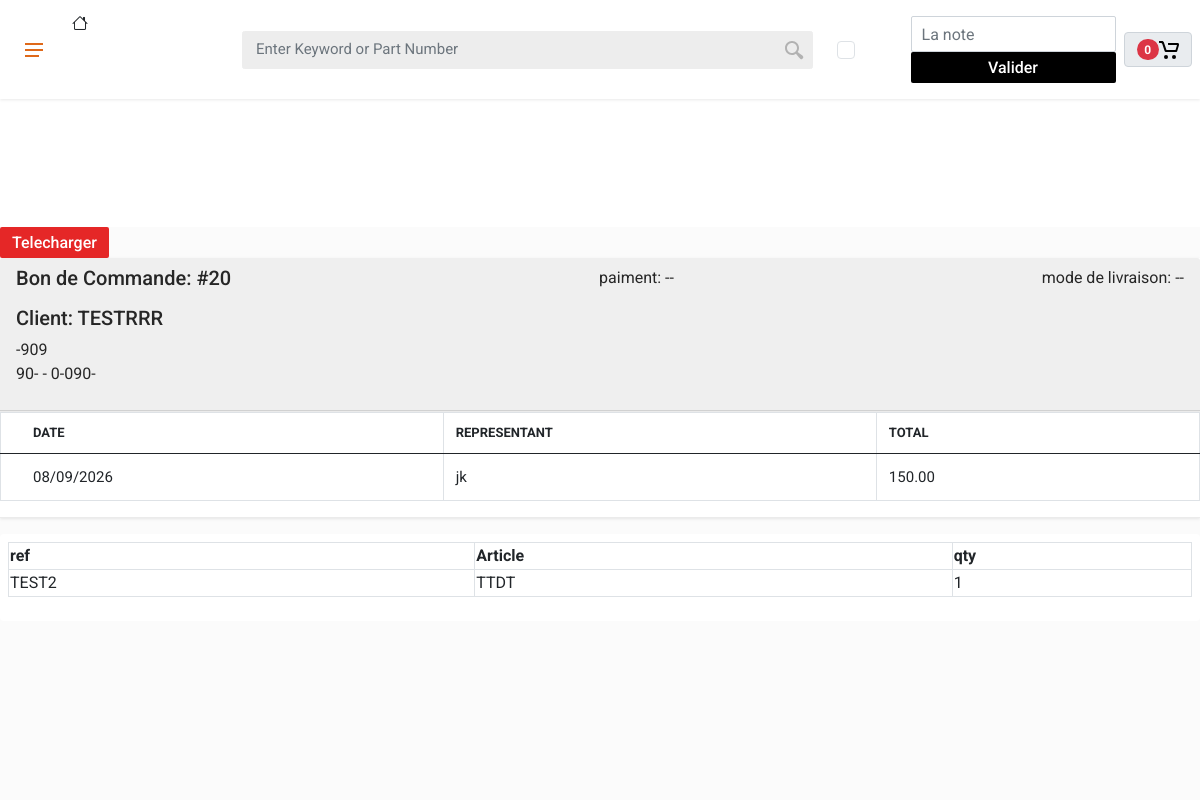
Screenshot of /salsemanorders/20 (signed in) with the database file from the repository.
### main/models.py (models this page shows, shortened)
class Order(models.Model):
    date = models.DateTimeField(auto_now_add=True)
    code=models.CharField(max_length=50, null=True, default=None)
    salseman=models.ForeignKey(Represent, on_delete=models.SET_NULL, default=None, null=True)
    modpymnt=models.CharField(max_length=50, null=True, default=None)
    modlvrsn=models.CharField(max_length=50, null=True, default=None)
    note=models.TextField(default=None, null=True, blank=True)
    total=models.DecimalField(default=0.00, decimal_places=2, max_digits=20)
    totalremise=models.DecimalField(default=0.00, decimal_places=2, max_digits=20)
    isdelivered = models.BooleanField(default=False)
    ispaied = models.BooleanField(default=False)
    isclientcommnd = models.BooleanField(default=False)
    clientname=models.CharField(max_length=500, null=True, default=None)
    clientphone=models.CharField(max_length=500, null=True, default=None)
    clientaddress=models.CharField(max_length=500, null=True, default=None)
    client=models.ForeignKey(Client, on_delete=models.CASCADE, default=None, null=True)
    order_no=models.CharField(max_length=500, null=True, default=None)
    senttoserver=models.BooleanField(default=True)
    class Meta:
        ordering = ['-date']

class Client(models.Model):
    represent=models.ForeignKey('Represent', on_delete=models.CASCADE, default=None, null=True, related_name="repclient")
    user = models.OneToOneField(User, on_delete=models.SET_NULL, default=None, null=True)
    moderegl=models.CharField(max_length=200, default=0, null=True, blank=True)
    name=models.CharField(max_length=200)
    name=models.CharField(max_length=200)
    clientname=models.CharField(max_length=200, null=True, default=None, blank=True)
    code=models.CharField(max_length=200, null=True, default=None)
    ice=models.CharField(max_length=200, null=True, default=None)
    city=models.CharField(max_length=200, null=True, default=None)
    region=models.CharField(max_length=200, null=True, default=None)
    total=models.FloatField(default=0.00, null=True, blank=True)
    soldtotal=models.FloatField(default=0.00, null=True, blank=True)
    soldbl=models.FloatField(default=0.00, null=True, blank=True)
    soldfacture=models.FloatField(default=0.00, null=True, blank=True)
    address=models.CharField(max_length=200)
    location=models.TextField(default='', null=True, blank=True)
    phone=models.CharField(max_length=200, default=None, null=True)
    phone2=models.CharField(max_length=200, default=None, null=True)
    diver=models.BooleanField(default=False)
    accesscatalog=models.BooleanField(default=False)

class Represent(models.Model):
    user = models.OneToOneField(User, on_delete=models.SET_NULL, default=None, null=True)
    name=models.CharField(max_length=50)
    phone=models.CharField(max_length=50, default=None, null=True)
    phone2=models.CharField(max_length=50, default=None, null=True)
    region=models.CharField(max_length=100, default=None, null=True)
    image = models.ImageField(upload_to='slasemen_imags/', null=True, blank=True)
    caneditprice=models.BooleanField(default=False)
    info=models.TextField(default=None, null=True, blank=True)
    client=models.ForeignKey(Client, on_delete=models.SET_NULL, default=None, null=True, related_name='workingclient')
    slides=models.BooleanField(default=True)
    def __str__(self) -> str:
        return self.name

class Orderitem(models.Model):
    order=models.ForeignKey(Order, on_delete=models.CASCADE, default=None, null=True, blank=True)
    bonlivraison=models.ForeignKey('Bonlivraison', on_delete=models.CASCADE, default=None, null=True, blank=True)
    product=models.ForeignKey(Produit, on_delete=models.CASCADE, default=None, null=True)
    remise=models.CharField(max_length=100, null=True, default=None)
    ref=models.CharField(max_length=100, null=True, default=None)
    local=models.CharField(max_length=100, null=True, default=None)
    name=models.CharField(max_length=100, null=True, default=None)
    qty=models.IntegerField()
    total=models.FloatField(default=0.00)
    price=models.FloatField(default=0.00)
    date=models.DateTimeField(default=datetime.datetime.now, blank=True)
    outprincipal=models.IntegerField(default=0)
    outdepot=models.IntegerField(default=0)
    client=models.ForeignKey(Client, on_delete=models.CASCADE, default=None, null=True, blank=True)
    clientprice=models.FloatField(default=0.00)
    islivraison=models.BooleanField(default=False, null=True, blank=True)

### main/views.py (the view)
# urls.py: path('salsemanorders/<str:str_id>', views.salsemanorders, name='salsemanorders'),
@user_passes_test(bothsalseaccount, login_url='main:loginpage')
@login_required(login_url='main:loginpage')
def salsemanorders(request, str_id):
    orders=Order.objects.get(pk=str_id)
    items=Orderitem.objects.filter(order=orders.id)
    return render(request, 'salsemanorders.html', {'order':orders, 'items':items, 'title':'Commande #'+str(orders.id)})

### main/views.py (called while the page is built)
def bothsalseaccount(user):
    return (user.groups.filter(name='salsemen').exists() or user.groups.filter(name='accounting').exists() or user.groups.filter(name='admin').exists() )

### main/templates/salsemanorders.html (shortened to what this page needs)
{% extends 'base.html' %}
{% block content %}
<button class="btn btn-primary" onclick="Printorder('avances')">
  Telecharger
</button>
<div id="avances">
  <div class="">
    <div class="card">
      <div class="card-header d-flex flex-column">
        <div class="d-lg-flex d-block justify-content-between">
          <h5>Bon de Commande: #{{order.id}}</h5>
        <p>
          paiment: {{order.modpymnt.upper}}
        </p>
        <p>
          mode de livraison: {{ order.modlvrsn.upper}}
        </p>
        </div>
        <div class="">
          <h5>Client: {{order.client.name.upper}}</h5>
          <p>
            {{order.client.phone}} <br> {{order.client.address}} - {{order.client.city}}
          </p>
        </div>
      </div>
      <div class="card-divider"></div>
      <div class="card-table">
        <div class="table-responsive-sm">
          <table class="table table-bordered">
            <thead>
              <tr>
                <th>Date</th>
                <th>Representant</th>
                <th>Total</th>
              </tr>
            </thead>
            <tbody>
              <tr>
                <td>{{ order.date|date:"d/m/Y" }}</td>
                <td>{{ order.salseman }}</td>
                <td>{{ order.total}}</td>
              </tr>
            </tbody>
          </table>
        </div>
      </div>
      <div class="card-divider"></div>
    </div>
  </div>
  <div class="orderitems mt-3 bg-white rounded p-2">
    <table class="table table-bordered">
      <thead>
        <tr>
          <th>ref</th>
          <th>Article</th>
          <th>qty</th>
        </tr>
      </thead>
      <tbody>
        {% for i in items %}
              <tr>
                  <td>
                      {{i.ref.upper}}
                  </td>
                  <td>
                    {{i.name.upper}}
                </td>
                <td>
                  {{i.qty}}
              </td>
                  {% empty %}
                  <td>
                      none
                  </td>
              </tr>
              {% endfor %}
      </tbody>
    </table>
  </div>
</div>
{% endblock %}

### rows the page displays
Order: id "20", modpymnt "--", modlvrsn "--", client.name "TESTRRR", client.phone "-909", client.address "90-", client.city "0-090-", date "08/09/2026", salseman "jk", total "150.00"
Orderitem: ref "TEST2", name "TTDT", qty "1"
